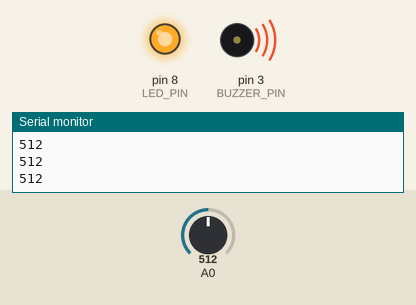
This sketch was run on a simulated Arduino Uno, built with avr-gcc and run on an emulated ATmega328P. On the bench: output pins drawn as LEDs (lit = HIGH), buzzer (waves = sounding, pin HIGH), the last lines printed to the serial monitor. The inputs (shaded band) are chosen by the test bench; at power-on: A0 = 512.

Above: at 1.2 s.
1.3 s: A0 set to 993
2.8 s: A0 set to 1010
At 3.4 s:
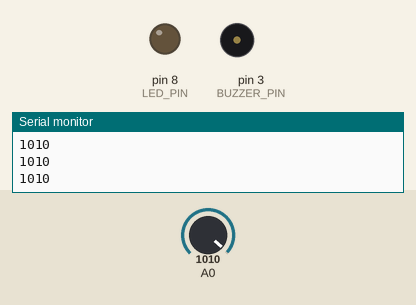
4.3 s: A0 set to 990
At 4.8 s:
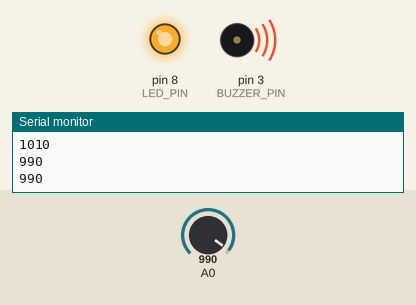
5.9 s: A0 set to 1023
At 7.3 s:
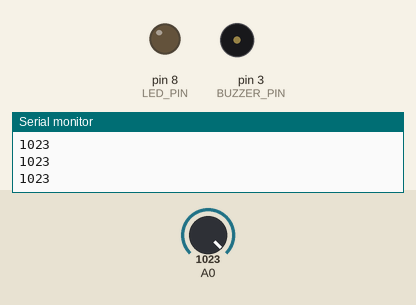
Timing chart, 0 to 8.5 s (numbered marks = the images above; inputs shaded):
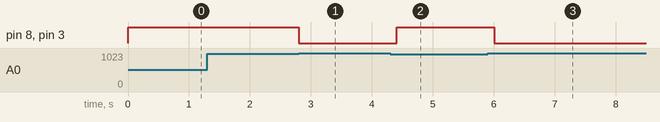

Measured:
- the behaviour switches between 999 and 1000 on A0 (found by bisection; images 0 and 1)
- after the input at 2.8 s, pin 8 (LED_PIN), pin 3 (BUZZER_PIN): HIGH → LOW at once
- after the input at 4.3 s, pin 8 (LED_PIN), pin 3 (BUZZER_PIN): LOW → HIGH after 0.11 s
- after the input at 5.9 s, pin 8 (LED_PIN), pin 3 (BUZZER_PIN): HIGH → LOW after 0.11 s

The sketch:

Rain_Detection_System.ino
```cpp
#define BUZZER_PIN 3
#define LED_PIN 8

bool alarmStarted = false;
unsigned long alarmStartTime = 0;

void setup()
{
  pinMode(BUZZER_PIN, OUTPUT);
  pinMode(LED_PIN, OUTPUT);

  Serial.begin(9600);
}

void loop()
{
  int sensorValue = analogRead(A0);

  Serial.println(sensorValue);

  // Rain detected
  if (sensorValue < 1000 && alarmStarted == false)
  {
    alarmStarted = true;
    alarmStartTime = millis();

    digitalWrite(LED_PIN, HIGH);
    digitalWrite(BUZZER_PIN, HIGH);
  }

  // Turn OFF after 10 seconds
  if (alarmStarted == true &&
      millis() - alarmStartTime >= 10000)
  {
    digitalWrite(LED_PIN, LOW);
    digitalWrite(BUZZER_PIN, LOW);
  }

  // Reset when sensor becomes dry
  if (sensorValue >= 1000)
  {
    alarmStarted = false;
    digitalWrite(LED_PIN, LOW);
    digitalWrite(BUZZER_PIN, LOW);
  }

  delay(200);
}
```
